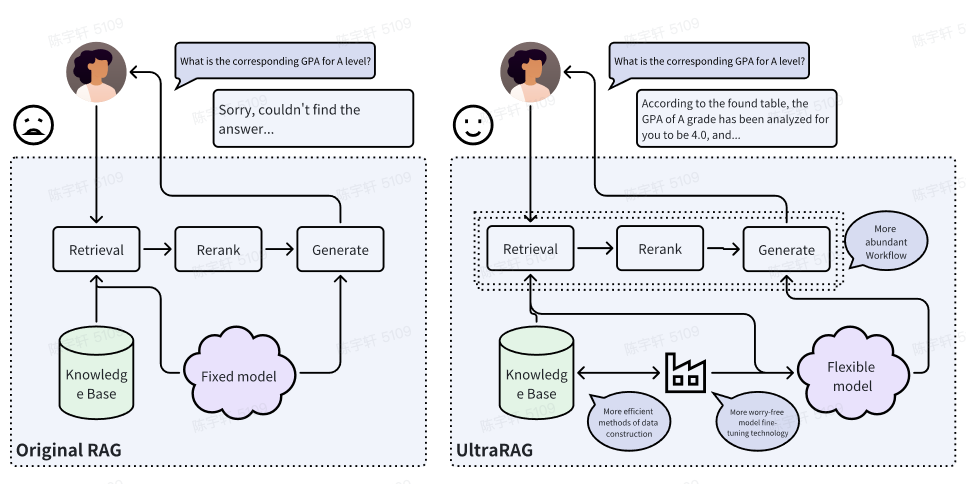
#> input picture dependency/ragdocs/assets/en/image.png, 1932 x 968 px (shown at 1/2 size)
$ python -i image_utils.py   (imports and definitions only)
#> lines starting #> are read from the running program, lines starting #| are printed output that depends on the picture
"""
图片工具模块

包含图片处理的辅助工具函数。
"""

import cv2
import numpy as np
from PIL import Image, ImageEnhance, ImageFilter
from typing import Union, List, Tuple, Optional, Dict, Any
import logging
from pathlib import Path

logger = logging.getLogger(__name__)


class ImageUtils:
    """图片工具类"""

    # [211 lines left out: functions resize_image, crop_image, rotate_image, flip_image, adjust_brightness, adjust_contrast and 1 more, not called in this run]

    @staticmethod
    def apply_blur(image: Union[np.ndarray, Image.Image],
                  kernel_size: int = 5) -> Union[np.ndarray, Image.Image]:
        """
        应用模糊效果

        Args:
            image: 输入图片
            kernel_size: 核大小

        Returns:
            模糊后的图片
        """
        try:
            if isinstance(image, np.ndarray):
                # OpenCV格式
                return cv2.GaussianBlur(image, (kernel_size, kernel_size), 0)

            else:
                # PIL格式
                return image.filter(ImageFilter.GaussianBlur(radius=kernel_size/2))

        except Exception as e:
            logger.error(f"模糊效果应用失败: {e}")
            raise

    # [130 lines left out: functions apply_sharpen, convert_color_space, create_thumbnail, get_image_info, is_valid_image, not called in this run]

>>> from PIL import Image
>>> picture = Image.open('../../dependency/ragdocs/assets/en/image.png')
#> picture is the input picture: PIL image 1932x968 RGBA; mean R, G, B, A 228.7, 230.5, 235.8, 255
>>> result = ImageUtils().apply_blur(picture)
#> in apply_blur, `return image.filter(ImageFilter.GaussianBlur(radius=kernel_size/2))`:
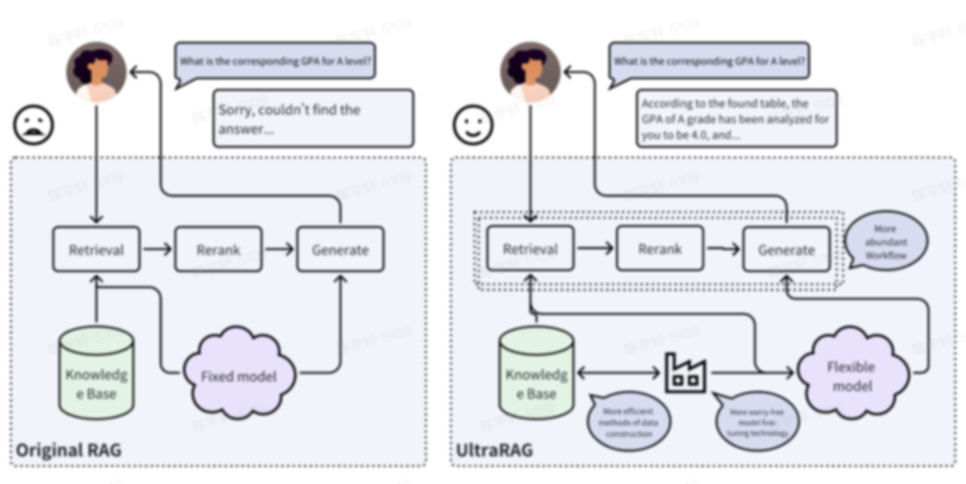
#> returned value: PIL image 1932x968 RGBA (shown at 1/2 size); mean R, G, B, A 228.8, 230.5, 235.8, 255
